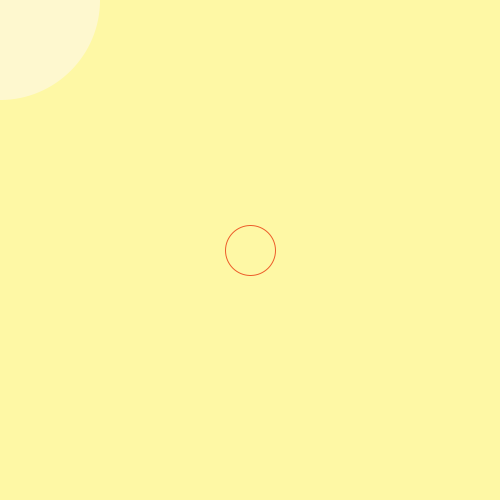
Frame 1 (no input)
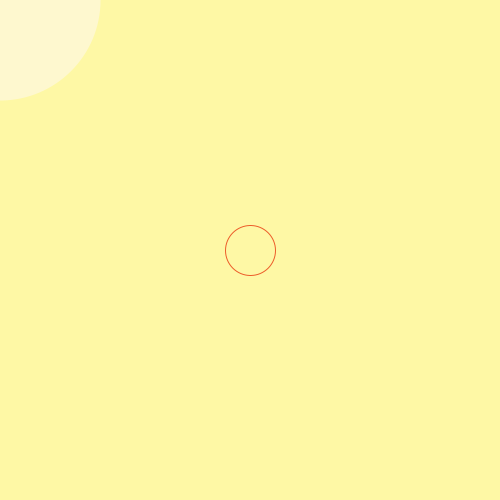
Frame 60 (the mouse pressed at the canvas centre just before this capture)
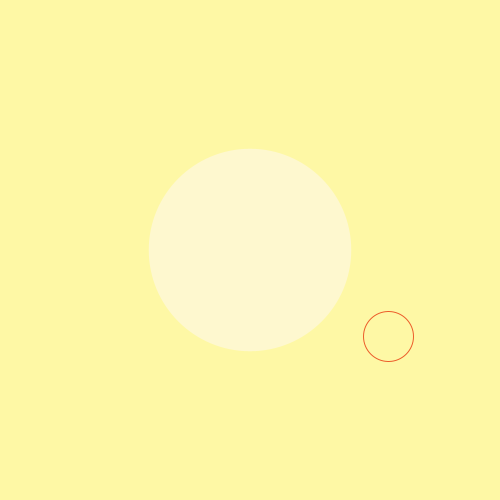
Frame 120 (the mouse held since frame 60 and released just before this capture)

The Processing sketch that drew these frames (run headless with seeded random() and noise(); from frame 60 on, the mouse is pressed at the canvas centre):

// Processing sketch: mouseinteractioneasing
// ── mouseinteractioneasing.pde

float sneakyX, sneakyY;
float easing = 0.5;
float speed = 40;

void setup () {

 size(500,500);  
 
 sneakyX = width/2;
 sneakyY = height/2;
 
 noFill();
  
}

void draw () {
  
  background(254, 248, 165);
  
  pushStyle();
    //noFill();
    fill(254, 248, 207);
    noStroke();
    ellipse(mouseX, mouseY, (millis() * 0.001)+200, (millis() * 0.001)+200 );
  popStyle();
  
  pushStyle();
  stroke(236, 93, 42);
  ellipse(sneakyX, sneakyY, 50, 50);
  popStyle();
  
  if(
    ( sneakyX-125 < mouseX && mouseX < sneakyX+125 ) &&
    ( sneakyY-125 < mouseY && mouseY < sneakyY+125 )
  ){
    fill(236, 93, 42);
    
    if( mouseX > width/2){
      sneakyX += random(speed*-1,0) * easing;
    } else {
      sneakyX += random(0,speed) * easing;
    }
    
    if( mouseY > height/2){
      sneakyY += random(speed*-1,0) * easing;
    } else {
      sneakyY += random(0,speed) * easing;
    }
    
    text("Don\'t touch me", sneakyX, sneakyY-50);

    
  } else {
    noFill();
  }
  
  if( sneakyX < 0 || sneakyX > width ){
    sneakyX = width/2;
  }
  if( sneakyY < 0 || sneakyY > height ){
    sneakyY = height/2;
  }
  

 
  
}
